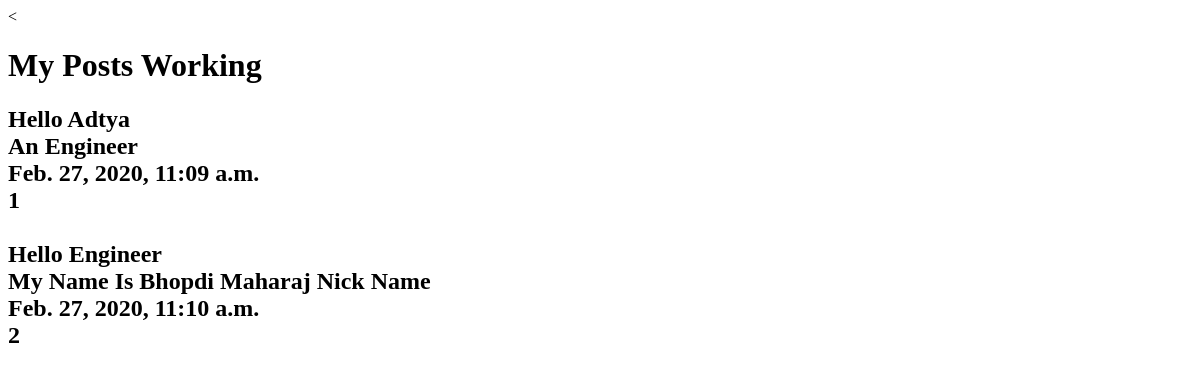
The app's page /posts/, older data.
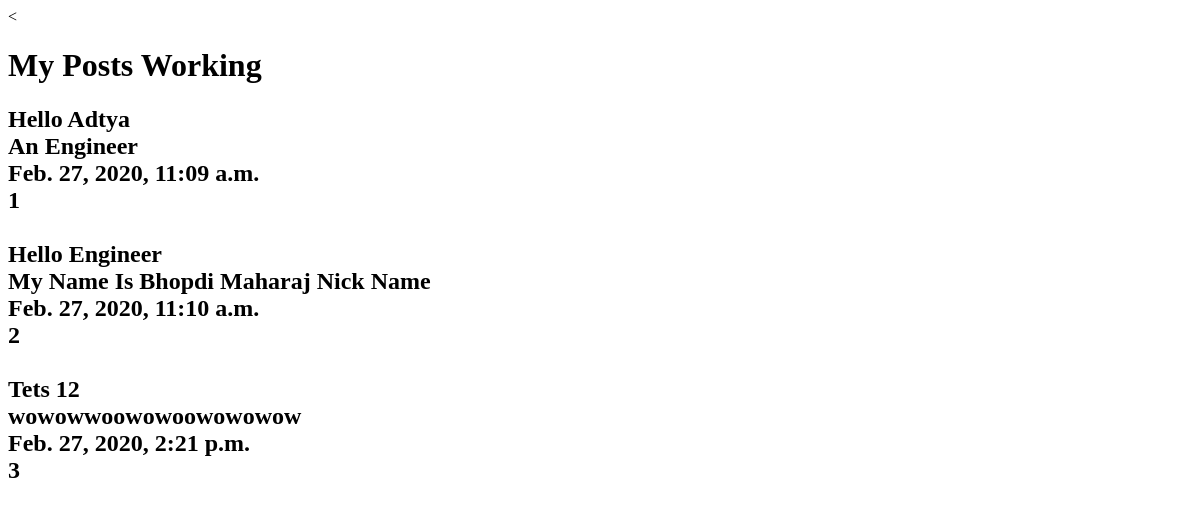
The same page, newer data.
### posts/models.py (models this page shows, shortened)
class Posts(models.Model):
    title = models.CharField(max_length=120)
    content = models.TextField(max_length=2000)
    updated = models.DateTimeField(auto_now=True, auto_now_add=False)
    timestamp = models.DateTimeField(auto_now=True, auto_now_add=False)

### posts/views.py (the view)
# urls.py: path('', views.post_list),
def post_list(request):
    query = Posts.objects.all()
    context_data = {
    'title':'My Posts',
    'object_list' : query
    }
    return render(request, 'index.html', context_data)

### TEMPLATES/index.html (shortened to what this page needs)
<!DOCTYPE html>
<<!DOCTYPE html>
<html lang="en" dir="ltr">
  <head>
  </head>
  <body>
    <h1>{{title}} Working</h1>
    <h2>{%for data in object_list%}
    {{data.title}}<br>
    {{data.content}}<br>
    {{data.updated}}<br>
    {{data.id}}<br>
    <br>
    {%endfor%}
  </h2>
  </body>
</html>

Row changes from the older to the newer data that the page shows:
added Posts: title "Tets 12", content "wowowwoowowoowowowow", updated "Feb. 27, 2020, 2:21 p.m.", id "3"
